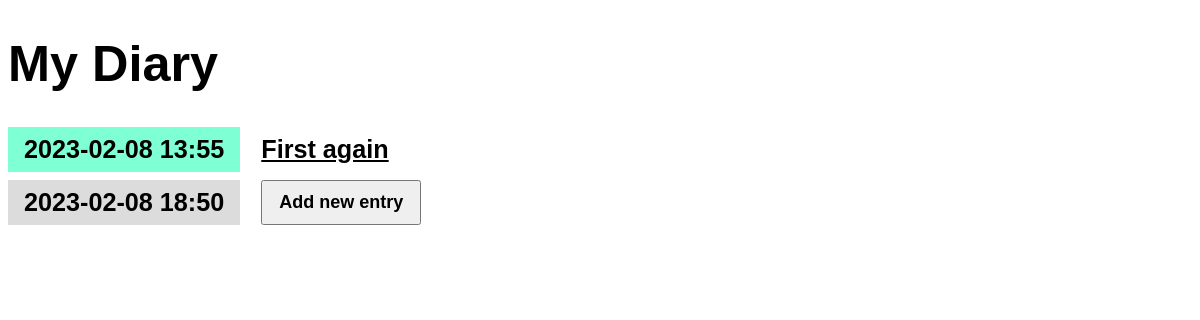
/, run on an earlier commit of the app's database.
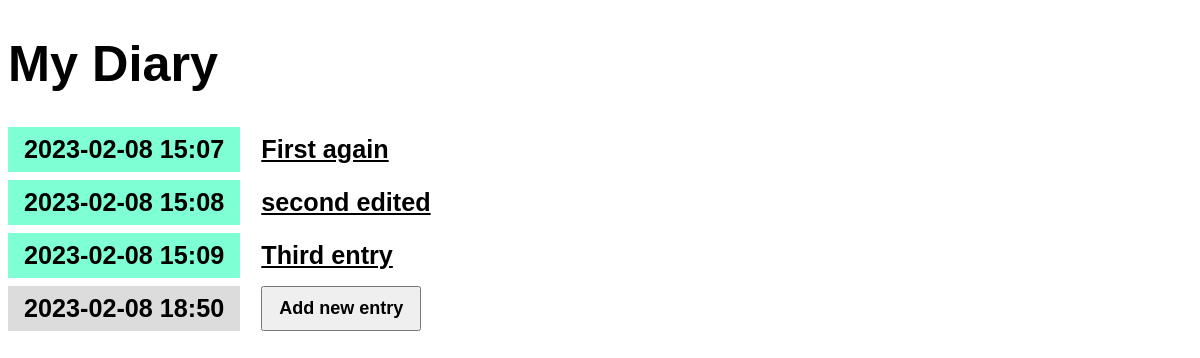
And on a later commit of the database.
### entries/models.py (models this page shows, shortened)
class Enrty(models.Model):
    title = models.CharField(max_length=200)
    content = models.TextField()
    created = models.DateTimeField(default=timezone.now)
    class Meta:
        verbose_name_plural = "Entries"

### entries/views.py (the view)
# urls.py: path('', views.homeView, name='home'),
def homeView(request):
    entry_list = Enrty.objects.all()
    context = {'entry_list': entry_list}
    return render(request, "entries/entry_list.html", context)

### entries/templates/entries/entry_list.html
{% extends 'main.html' %}
{% block content %}
    {% for entry in entry_list %}
    <article>
        <h2 class="{{ entry.date_created|date:'l' }}">{{ entry.created|date:'Y-m-d H:i' }}</h2>
        <h3>
            <a href="{% url 'entry-detail' entry.id %}">{{ entry.title }}</a>
        </h3>
    </article>
    {% endfor %}
    <article>
        <h2 class="mark">{% now "Y-m-d H:i" %}</em></h2>
        <a href="{% url 'create-entry' %}"><button>Add new entry</button></a>
    </article>
{% endblock %}

### templates/main.html (shortened to what this page needs)
<!DOCTYPE html>
{% load static %}
<html lang="en">
<head>
    <link rel="stylesheet" href="{% static 'css/style.css' %}">
</head>
<body>
    <h1><a href="{% url 'home' %}">My Diary</a></h1>
    {% block content %}
    {% endblock %}
</body>
</html>

### static/css/style.css (style rules this page uses)
* { box-sizing: border-box; }
body { font-family: sans-serif; font-size: 18px; }
a { color: inherit; }
h1 { font-size: 2.8em; }
h1 a { text-decoration: none; }
h2, h3 { font-size: 1.4em; margin: 0; display: inline-block; padding: 0.5rem 1rem; vertical-align: top; }
h2 { background-color: aquamarine; }
.mark { background-color: gainsboro; }
article { margin-bottom: 0.5rem; }
button, textarea, input { font-size: inherit; min-height: 2.5em; padding: 0 1rem; }
button, input[type="submit"] { margin: 0 1rem 2px 1rem; cursor: pointer; font-weight: bold; min-width: 8rem; }

What changed in the data, as far as the page shows it:
removed Enrty: created "2023-02-08 13:55", title "First again"
added Enrty: created "2023-02-08 15:07", title "First again"
added Enrty: created "2023-02-08 15:08", title "second edited"
added Enrty: created "2023-02-08 15:09", title "Third entry"
